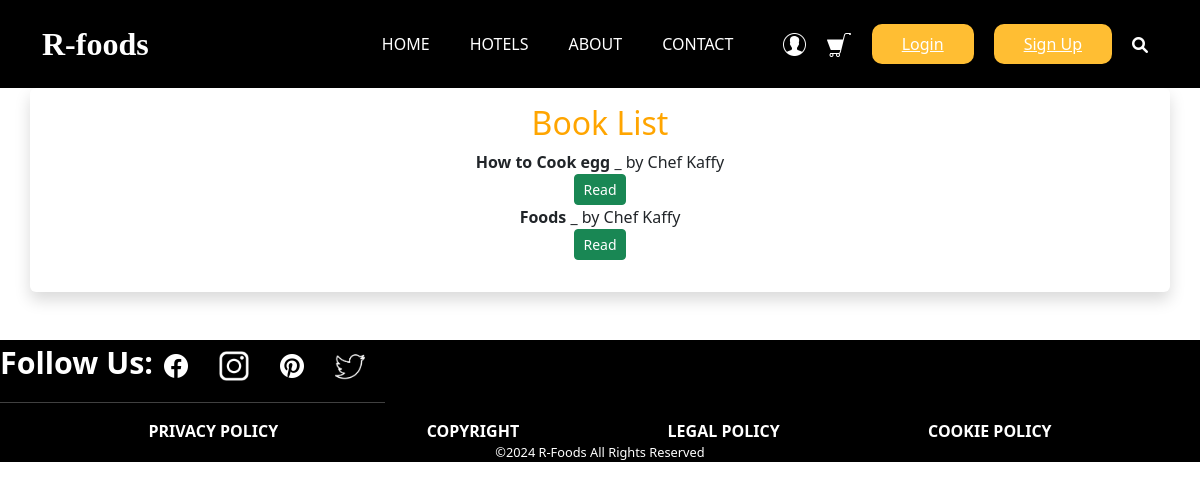
The page /books/ on the database its author committed.
### restaurant_menu/models.py (models this page shows, shortened)
class Book(models.Model):
    title = models.CharField(max_length=200)
    author = models.CharField(max_length=100)
    description =models.TextField()
    upload_date = models.DateTimeField(auto_now_add=True)
    file = models.FileField(upload_to='books/')

### restaurant_menu/views.py (the view)
# urls.py: path('books/', views.book_list, name='book_list'),
def book_list(request):
    books = Book.objects.all()
    return render(request, 'base/book_list.html', {'books':books})

### restaurant_menu/templates/base/book_list.html
{% extends 'new_main.html' %}
{% block content %}
<div class="book-list container shadow p-3 mb-5 bg-white rounded text-center">
    <h2 style="color:orange;">Book List</h2>
        <ul class="list-unstyled text-center">
        {% for book in books %}
            <li class="book-entry text-center">
            <strong>{{ book.title }}</strong> <span>_</span> by {{ book.author }}
            <br>
            <a href="{% url 'read_book' book.id %}" class="btn btn-sm btn-success">Read</a>
            </li>
        {% endfor %}
    </ul>
</div>
{% endblock %}

### restaurant_menu/static/styles/style.css (style rules this page uses)
::placeholder { color: #bbb; opacity: 1; }

### rows shown on the page
Book: title "How to Cook egg", author "Chef Kaffy"
Book: title "Foods", author "Chef Kaffy"
